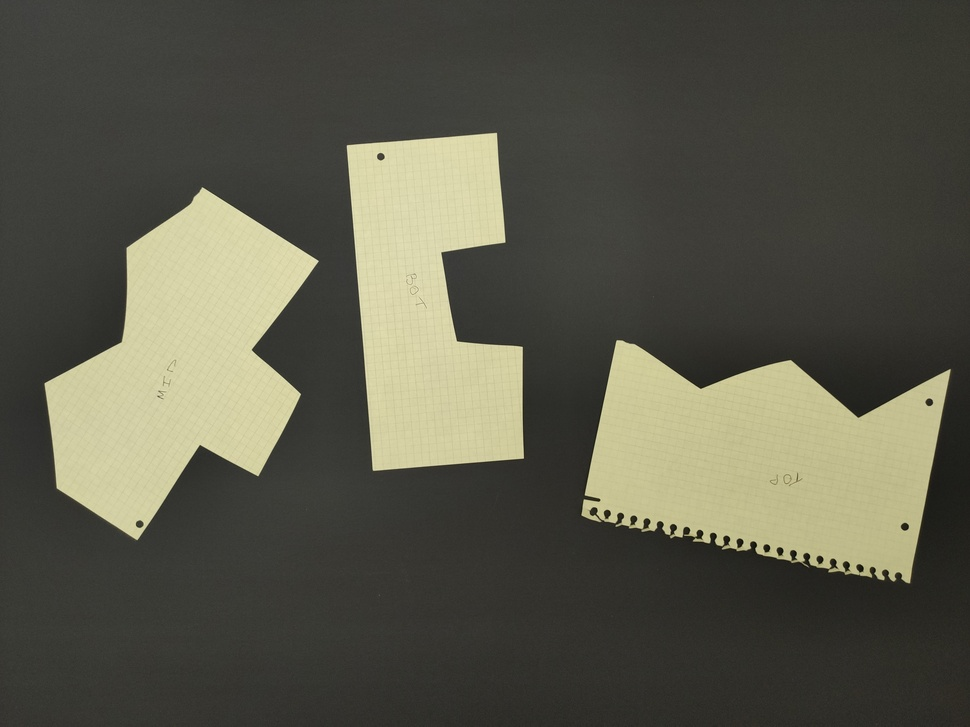
//> input picture OpenCV.0/OpenCV.0/paper.jpg, 970 x 727 px, shrunk from 2560 x 1920 before the run
$ ./main3   (built with g++ and OpenCV 4)
//> lines starting //> are read from the running program, lines starting //| are printed output that depends on the picture; after the words box and inside, x2 and y2 are one past the last pixel; in counts of white or black regions, pixels touching at a corner belong together
//
//  main3.cpp
//  OpenCV.0
//
//  Created by Юлька on 12.12.2021.
//  Copyright © 2021 Юлька. All rights reserved.
//

#include <iostream>
#include <opencv2/core/core.hpp>
#include <opencv2/highgui/highgui.hpp>
#include <opencv2/opencv.hpp>
#include <string>
#include "main2.hpp"
#include <stdio.h>
#include <cmath>

using namespace cv;
using namespace std;


int const errorParameter = 88;

void DrawPoint(Mat* image, int xcoord, int ycoord, Vec3i bgr) {

    for (int i = xcoord-2; i < xcoord+2; i++) {
        for (int j = ycoord-2; j < ycoord+2; j++) {
            (*image).at<Vec3b>(j, i)[0] = bgr[0];
            (*image).at<Vec3b>(j, i)[1] = bgr[1];
            (*image).at<Vec3b>(j, i)[2] = bgr[2];
        }
    }
}

void DrawLine(Mat* image, int x1, int y1, int x2, int y2){

    Vec3i color;

    int a = rand() % 156;

    color[0] = 100 + a;
    a = rand() % (156 - a);
    color[1] = 100 + a;
    a = rand() % (156 - a);
    color[2] = 100 + a;

    for (int i = 0; i < 51; i++){
        DrawPoint(image,
                  x1 * i / 50 + x2 * (50 - i) / 50,
                  y1 * i / 50 + y2 * (50 - i) / 50,
                  color);
    }
}

Vec3i GetRandomColor() {
    Vec3i result;
    int a = rand() % 156;

    result[0] = 100 + a;
    a = rand() % (156 - a);
    result[1] = 100 + a;
    a = rand() % (156 - a);
    result[2] = 100 + a;

    return result;
}

double Length(int x1, int y1, int x2, int y2){
    return sqrt((x1 - x2) * (x1 - x2) + (y1 - y2) * (y1 - y2));
}

class Line{
public:
    int xStart, yStart, xFinish, yFinish;
    double length;
    Vec3i lineColor;

    Line(int x1, int y1, int x2, int y2, Vec3i color){
        xStart = x1;
        yStart = y1;
        xFinish = x2;
        yFinish = y2;
        lineColor = color;

        length = Length(x1,y1,x2,y2);
    }

    string GetInfo(){
        string result ="StartPoint: [ ";
        result += xStart;
        result +=", ";
        result +=yStart;
        result +="]";

        result += " FinishPoint: [ ";
        result += xFinish;
        result +=", ";
        result +=yFinish;
        result +="]";


        return result;
    }

    void DrawLineInImage(Mat* image){

        for (int i = 0; i < 51; i++) {
            DrawPoint(image,
                      xStart * i / 50 + xFinish * (50 - i) / 50,
                      yStart * i / 50 + yFinish * (50 - i) / 50,
                      lineColor);
        }

    }

    ~Line() {};

};

// 0 - not found
// 1 - 1.1 ± 2.1
// 2 - 1.1 ± 2.2
// 3 - 1.2 ± 2.1
// 4 - 1.2 ± 2.2
int Comparison_Result(Vec4i first, Vec4i second) {

    if (Length(first[0], first[1], second[0], second[1]) < errorParameter)
        return 1;

    if (Length(first[0], first[1], second[2], second[3]) < errorParameter)
        return 2;

    if (Length(first[2], first[3], second[0], second[1]) < errorParameter)
        return 3;

    if (Length(first[2], first[3], second[2], second[3]) < errorParameter)
        return 4;

    return 0;
}

void WriteLineInfo(Line lineInfo){
    cout << lineInfo.GetInfo() << endl;
    cout << "Length: " << lineInfo.length;

}


int main()
{

    Mat paper = imread("/Users/mythings/Documents/С++/repocpp/OpenCV.0/OpenCV.0/paper.jpg");
//> paper is the input picture: 727 rows x 970 cols, CV_8UC3; mean B, G, R 74, 88.1, 88.9

    //DrawPoint(&paper, 2402, 1530);

    imshow("showing something charming(1)", paper); //вывод оригинального изображения

    Mat cannyPaper;
    Canny(paper, cannyPaper, 60, 300, 3 );
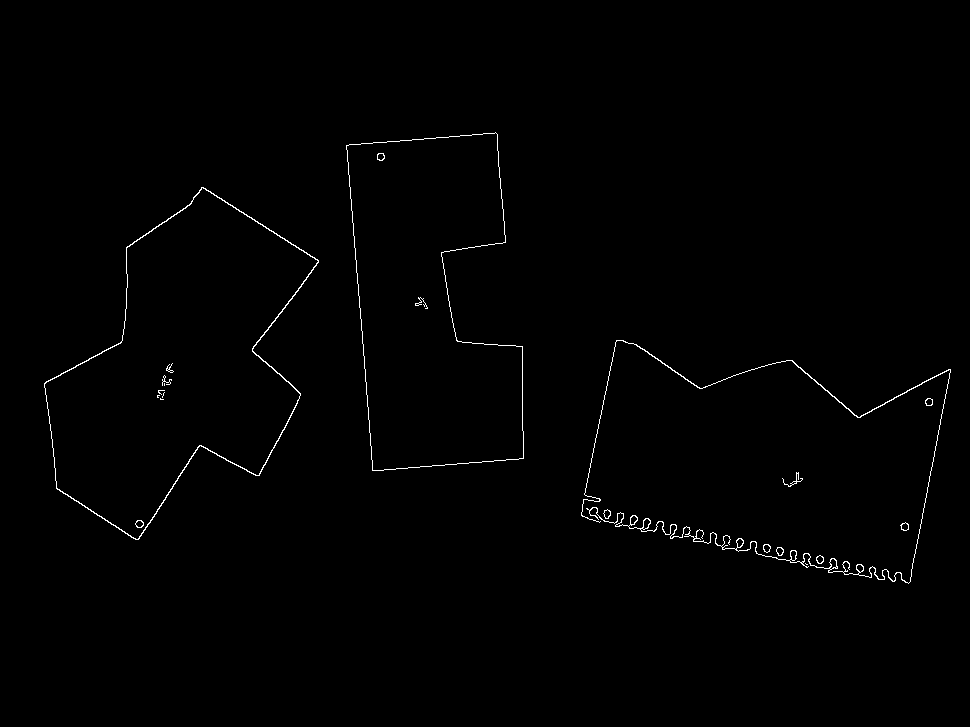
//> cannyPaper: 727 rows x 970 cols, CV_8UC1; 0.67% white in thin lines or dots, all inside (x1, y1, x2, y2) = (44, 132, 951, 584)
    //imshow("showing something charming(2)", cannyPaper); //вывод изображения краёв

    vector<Vec4i> lines;
    HoughLinesP(cannyPaper, lines, 1, 2*CV_PI/180, 10, 55, 20);
//> lines = 65 lines (x1, y1, x2, y2), first 8: [156, 513, 199, 445], [633, 515, 908, 583], [581, 515, 882, 579], [56, 487, 131, 537], [361, 319, 372, 470], [919, 533, 940, 419], [201, 187, 318, 260], [522, 430, 522, 346]
    cout << endl << lines.size() << endl;
//| 65

    for (int i = 0; i < lines.size(); i++){
        DrawLine(&paper, lines[i][0], lines[i][1], lines[i][2], lines[i][3]);
    }
//> this loop made 65 passes
//> pass 1, `DrawLine(&paper, lines[i][0], lines[i][1], lines[i][2], lines[i][3]);`:
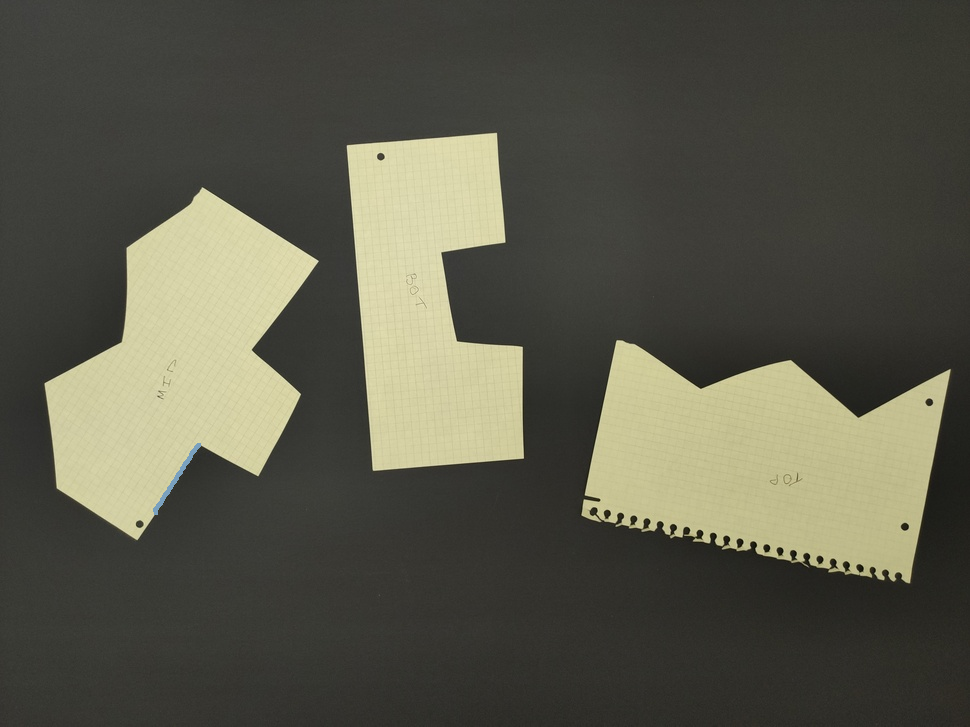
//> paper: 727 rows x 970 cols, CV_8UC3; 0.06% of pixels changed, all inside (x1, y1, x2, y2) = (153, 443, 201, 515)
//> after the loop:
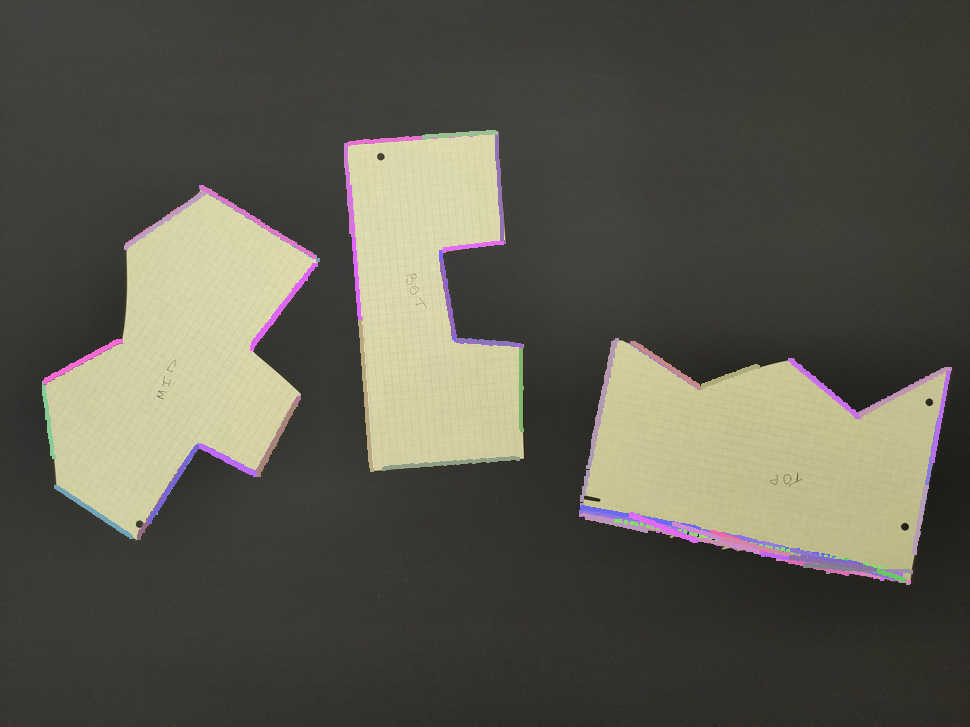
//> paper: 727 rows x 970 cols, CV_8UC3; mean B, G, R 76.2, 88.2, 90

    imshow("Draw find conturs", paper); //вывод изображения краёв
    cout << cannyPaper.size();
//| [970 x 727]


    // Достроение недостающих линий контуров
    vector<Line> allLines;

    for (int i = 0; i < lines.size(); i++){
        for (int j = i + 1; j < lines.size(); j++) {
            int comparationRes = Comparison_Result(lines[i], lines[j]);
            if (comparationRes != 0) {
                switch (comparationRes){
                    case 1:
                        allLines.push_back(Line(lines[i][0], lines[i][1], lines[j][0], lines[j][1], GetRandomColor()));
                        break;
                    case 2:
                        allLines.push_back(Line(lines[i][0], lines[i][1], lines[j][2], lines[j][3], GetRandomColor()));
                        break;
                    case 3:
                        allLines.push_back(Line(lines[i][2], lines[i][3], lines[j][0], lines[j][1], GetRandomColor()));
                        break;
                    case 4:
                        allLines.push_back(Line(lines[i][2], lines[i][3], lines[j][2], lines[j][3], GetRandomColor()));
                        break;
                }
            }
        }
        allLines.push_back(Line(lines[i][0], lines[i][1], lines[i][2], lines[i][3], GetRandomColor()));
    }
//> this loop made 65 passes
//> (xStart in Line, yStart in Line, xFinish in Line, yFinish in Line, lineColor in Line, length in Line) on passes 1 to 12: (156, 513, 199, 445, [216, 123, 183], 80.45), (633, 515, 908, 583, [198, 152, 120], 283.3), (581, 515, 882, 579, [135, 200, 101], 307.7), (56, 487, 131, 537, [189, 118, 156], 90.14), (361, 319, 372, 470, [197, 150, 171], 151.4), (919, 533, 940, 419, [159, 157, 125], 115.9), (201, 187, 318, 260, [159, 109, 133], 137.9), (522, 430, 522, 346, [109, 217, 121], 84), (581, 513, 834, 558, [119, 109, 181], 257), (258, 475, 299, 398, [146, 174, 167], 87.24), (462, 342, 521, 346, [201, 117, 209], 59.14), (790, 360, 858, 417, [187, 103, 153], 88.73)
//> after the loop, allLines = 448 items

    cout << endl << allLines.size() << endl;
//| 448

    for (int i = 0; i < allLines.size(); i++){
        WriteLineInfo(allLines[i]);
        allLines[i].DrawLineInImage(&paper);
    }
//> this loop made 448 passes
//| StartPoint: [ �, ] FinishPoint: [ �, ]
//| Length: 34.6554StartPoint: [ �, �] FinishPoint: [ , �]
//| Length: 66.1891StartPoint: [ �, ] FinishPoint: [ �, �]
//| Length: 81.2712StartPoint: [ �, �] FinishPoint: [ , �]
//| Length: 67.082StartPoint: [ �, ] FinishPoint: [ �, ]
//| Length: 30.2324StartPoint: [ �, ] FinishPoint: [ �, �]
//| Length: 79.6116StartPoint: [ �, ] FinishPoint: [ �,
//| ]
//| Length: 10.8167StartPoint: [ �, ] FinishPoint: [ �, �]
//| Length: 80.455
//> (output is shown up to pass 8 of 448)
//> pass 2, `allLines[i].DrawLineInImage(&paper);`:
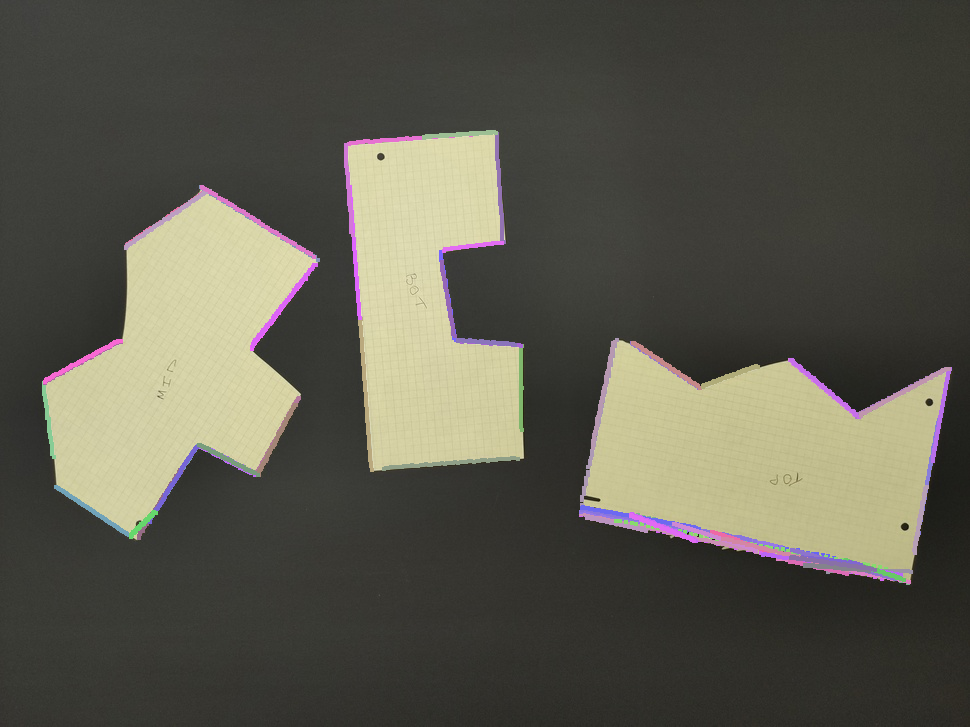
//> paper: 727 rows x 970 cols, CV_8UC3; mean B, G, R 76.1, 88.3, 90
//> pass 3, `allLines[i].DrawLineInImage(&paper);`:
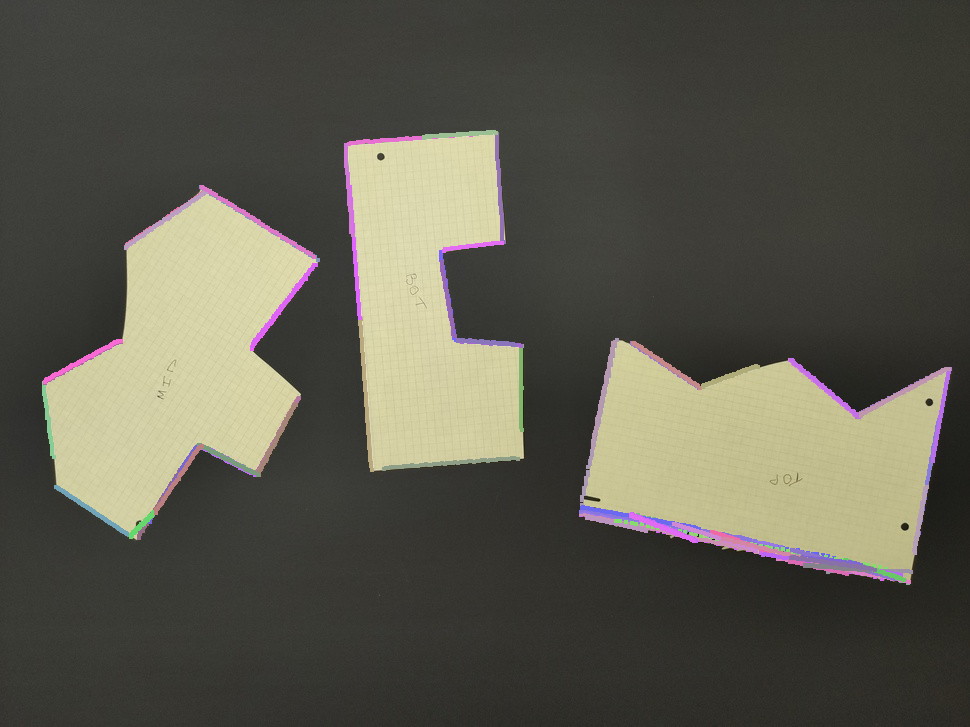
//> paper: 727 rows x 970 cols, CV_8UC3; 0.06% of pixels changed, all inside (x1, y1, x2, y2) = (154, 444, 204, 515)
//> after the loop:
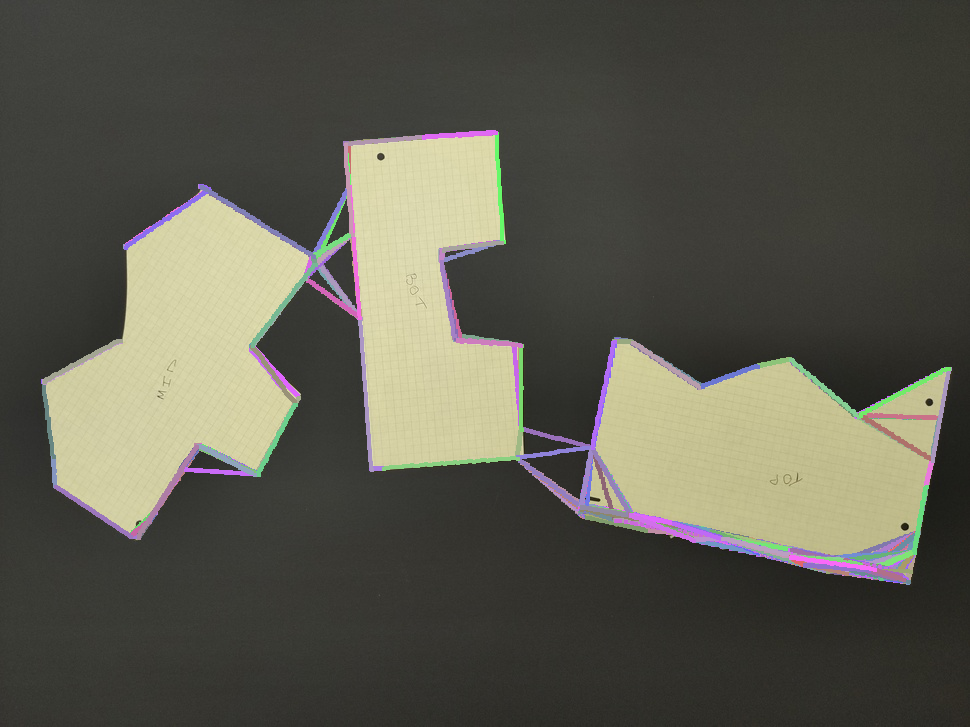
//> paper: 727 rows x 970 cols, CV_8UC3; 3.91% of pixels changed, all inside (x1, y1, x2, y2) = (41, 130, 952, 585)


    //

    imshow("Draw all conturs", paper); //вывод всех найденных краев изображения
    cout << cannyPaper.size();
//| [970 x 727]


    waitKey(0);
    return 0;
}
